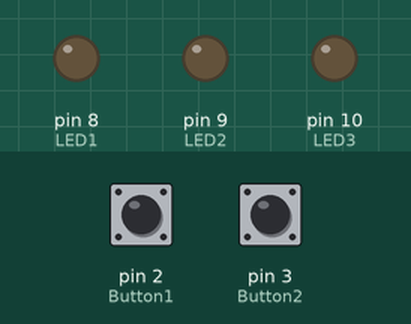
A sketch run on a simulated Arduino Uno, built with avr-gcc and run on an emulated ATmega328P. Parts: output pins drawn as LEDs (lit = HIGH). Inputs (shaded band) come from the test bench; at power-on: pin 2 (Button1) LOW, pin 3 (Button2) LOW. What the sketch prints to the serial monitor is not drawn.

Above: at 1.2 s.
1.3 s: pin 2 (Button1) pulled HIGH for 0.15 s
At 2.6 s:
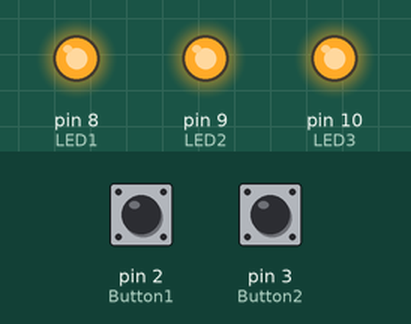
2.9 s: pin 2 (Button1) pulled HIGH for 1 s
At 5.1 s:
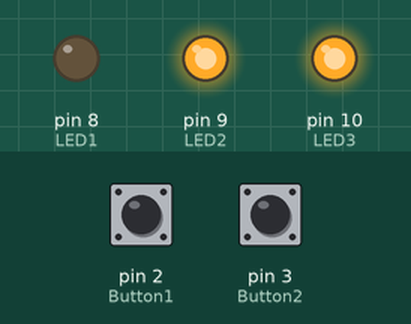
5.4 s: pin 2 (Button1) pulled HIGH for 0.15 s
At 5.9 s:
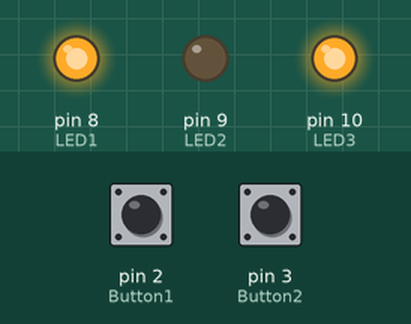
7.0 s: pin 2 (Button1) pulled HIGH for 3.2 s
At 11.2 s:
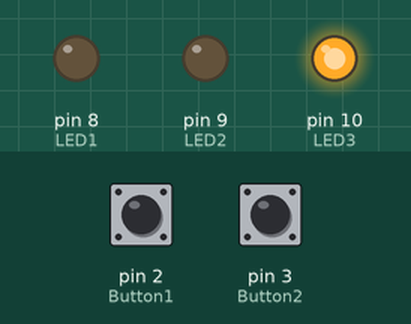
11.7 s: pin 2 (Button1) pulled HIGH for 0.15 s
At 13.0 s:
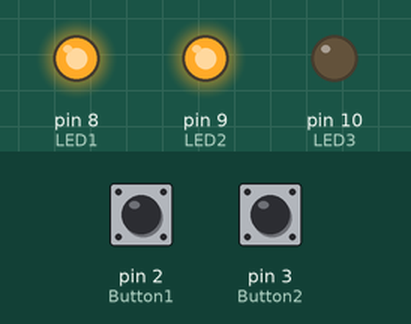
13.3 s: pin 2 (Button1) pulled HIGH for 1 s
At 15.5 s:
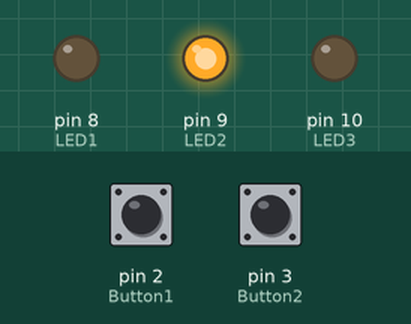
Timing chart, 0 to 16.8 s (numbered marks = the images above; inputs shaded):
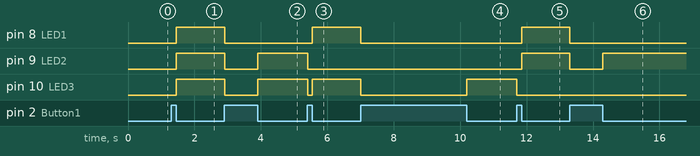

The sketch:

njain36lab2.ino
```cpp
// Nilesh Jain - 653929943
// Lab 2 - Input and Output - counting in binary
// This code is supposed to blink 3 LED lights with the maximum number of combinations (here in this case it is 7)
// Youtube link - https://youtu.be/mqPyIRJIpOY

// all 2 buttons
int Button1 = 2;
int Button2 = 3;

// checks if Buttons are pressed or not
int read1 = LOW;
int read2 = LOW;

// all 3 LEDs
int LED1 = 8;
int LED2 = 9;
int LED3 = 10;

// checks if LED is on or off
bool ledOn1 = false;
bool ledOn2 = false;

int ButtonValue = 0;
int index  = 0;


void setup() {
  // inputs
  pinMode(Button1, INPUT);
  pinMode(Button2, INPUT);

  // outputs
  pinMode(LED1, OUTPUT);
  pinMode(LED2, OUTPUT);
  pinMode(LED3, OUTPUT);
  Serial.begin(9600);
}

void loop() {
  // checks for buttons pressed
  read1 = digitalRead(Button1);
  read2 = digitalRead(Button2);

  // LEDs are off
  ledOn1 = false;
  ledOn2 = false;

  // button 1
  if (read1 != LOW) {
    index--;
    digitalWrite(LED1,LOW);
    digitalWrite(LED2,LOW);
    digitalWrite(LED3,LOW);

    while (!ledOn2) {
      if (digitalRead(Button1) == LOW)
        ledOn2 = true;
    }
  }

  // button 2
  if (read2 != LOW) {
    index++;
    digitalWrite(LED1,LOW);
    digitalWrite(LED2,LOW);
    digitalWrite(LED3,LOW);

    while (!ledOn1) {
      if (digitalRead(Button2) == LOW)
        ledOn1 = true;
    }
  }

  // updates the button value to new index value
  ButtonValue = index;

  if (index == 8) {
    ButtonValue = 0;
    index = 0;
  } else if (index == -1) {
    ButtonValue = 7;
    index = 7;
  }

  // check for LED3 remainder of 4
  int count4th = ButtonValue / 4;
   if (count4th == 1) {
    digitalWrite(LED3, HIGH);
    ButtonValue %= 4;
    Serial.println("4");
  }

  // check for LED2 remainder of 2
  int count2nd = ButtonValue / 2;
  if (count2nd == 1) {
    digitalWrite(LED2, HIGH);
    ButtonValue %= 2;
    Serial.println("2");
  }

  // check for LED 1 remainder of 1
  int count1st = ButtonValue / 1;
  if (count1st == 1) {
    digitalWrite(LED1, HIGH);
    ButtonValue %= 1;
    Serial.println("1");
  }

}
```

Measured:
- after the input at 1.3 s, pin 8 (LED1), pin 9 (LED2), pin 10 (LED3): LOW → HIGH after 0.15 s
- after the input at 2.9 s, pin 8 (LED1): HIGH → LOW at once; pin 9 (LED2), pin 10 (LED3): HIGH → LOW at once, → HIGH 0.99 s later
- after the input at 5.4 s, pin 8 (LED1): LOW → HIGH after 0.15 s; pin 9 (LED2): HIGH → LOW at once; pin 10 (LED3): HIGH → LOW at once, → HIGH 0.15 s later
- after the input at 7.0 s, pin 8 (LED1): HIGH → LOW at once; pin 10 (LED3): HIGH → LOW at once, → HIGH 3.2 s later
- after the input at 11.7 s, pin 8 (LED1), pin 9 (LED2): LOW → HIGH after 0.15 s; pin 10 (LED3): HIGH → LOW at once
- after the input at 13.3 s, pin 8 (LED1): HIGH → LOW at once; pin 9 (LED2): HIGH → LOW at once, → HIGH 0.99 s later
